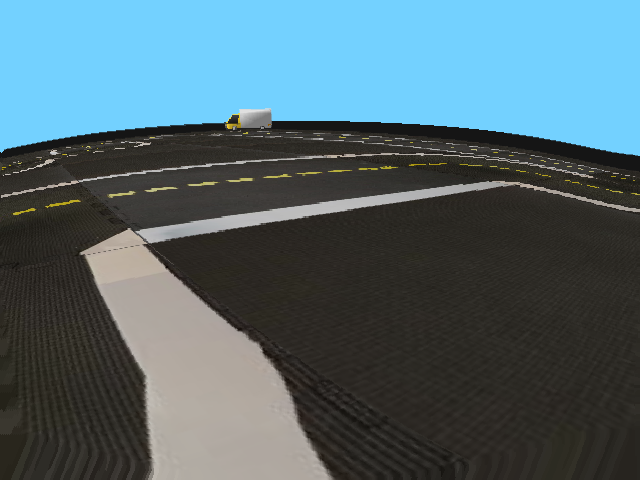
#> input picture duckieGym/originalImages/1638017978711.png, 640 x 480 px; its folder holds only this picture in this run
$ python -i detector.py   (imports and definitions only)
#> lines starting #> are read from the running program, lines starting #| are printed output that depends on the picture; after the words box and inside, x2 and y2 are one past the last pixel; in counts of white or black regions, pixels touching at a corner belong together
import os

import cv2 as cv
import numpy as np
from PIL import Image


def convert_images():
    folder_path = os.path.join(os.getcwd(), "myapp")
    for filename in os.listdir(folder_path):
        convert_image(os.path.join(folder_path, filename))
        print("hallo")


def convert_image(image_path):
    img = cv.imread(image_path)
#> img is the input picture: shape (480, 640, 3); mean B, G, R 112, 103.7, 80.6

    hsv = cv.cvtColor(img, cv.COLOR_BGR2HSV)
#> hsv: shape (480, 640, 3); mean H, S, V 41.4, 67.6, 118.7

    lower_yellow = np.array([0, 60, 90], dtype="uint8")
    upper_yellow = np.array([180, 255, 255], dtype="uint8")

    lower_gray = np.array([0, 5, 70], np.uint8)
    upper_gray = np.array([179, 50, 255], np.uint8)

    yellow_mask = cv.inRange(hsv, lower_yellow, upper_yellow)
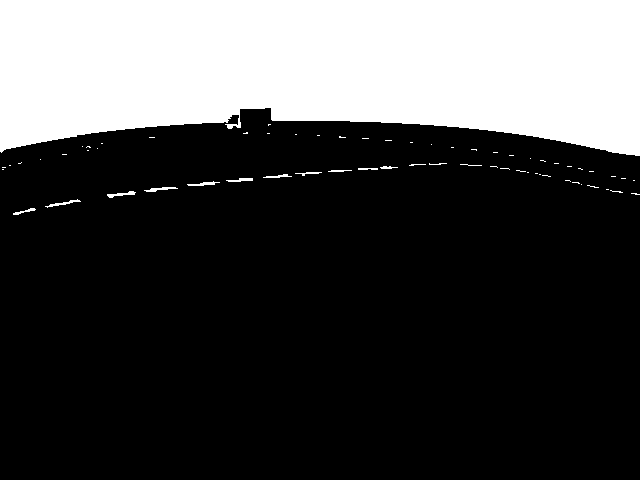
#> yellow_mask: shape (480, 640); 27.5% white; 64 white regions (49 under 20 px), largest, box (x1, y1, x2, y2) and area: (0, 0, 640, 156) 83645, (107, 191, 136, 198) 85, (45, 199, 81, 208) 83
    grey_mask = cv.inRange(hsv, lower_gray, upper_gray)
#> grey_mask: shape (480, 640); 11.3% white; 250 white regions (235 under 20 px), largest, box (x1, y1, x2, y2) and area: (79, 228, 335, 480) 31100, (151, 221, 231, 242) 809, (224, 152, 538, 166) 601

    res_grey = cv.bitwise_and(img, img, mask=grey_mask)
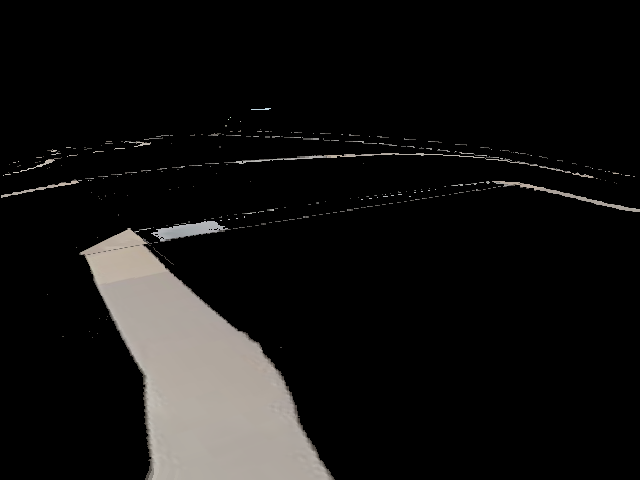
#> res_grey: shape (480, 640, 3); mean B, G, R 17.7, 18.5, 19.4
    res_yellow = cv.bitwise_and(img, img, mask=yellow_mask)
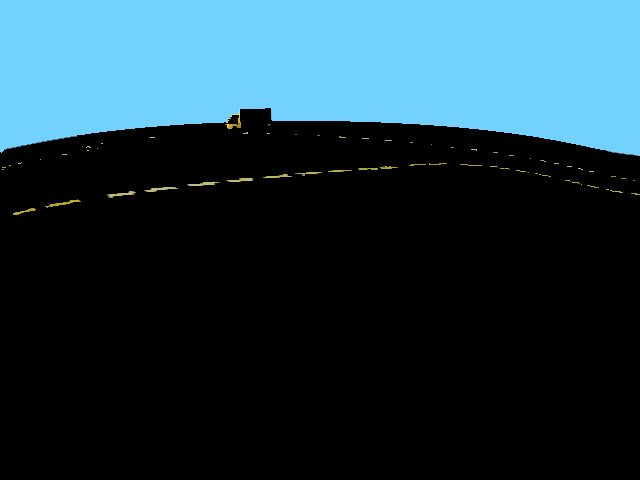
#> res_yellow: shape (480, 640, 3); mean B, G, R 69.6, 57.4, 31.9

    gray = cv.cvtColor(img, cv.COLOR_BGR2GRAY)
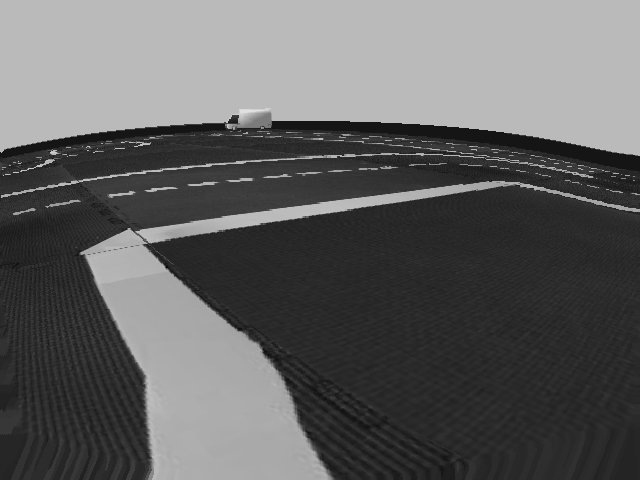
#> gray: shape (480, 640); min 8, max 225, mean 97.7
    edges = cv.Canny(gray, 100, 250, apertureSize=3)
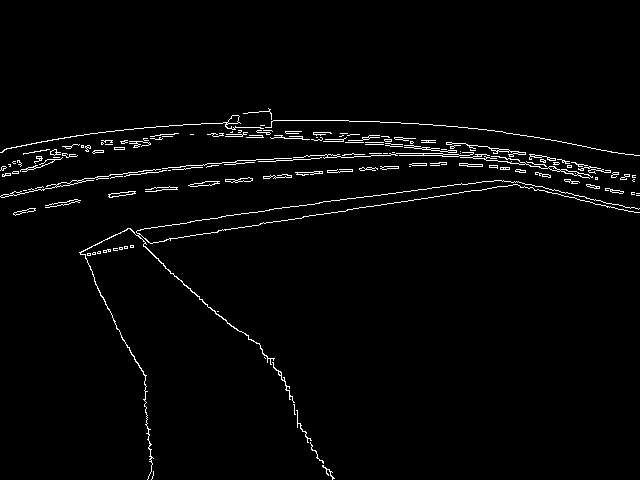
#> edges: shape (480, 640); 2.2% white in thin lines or dots, all inside (x1, y1, x2, y2) = (0, 108, 640, 480)

    result = cv.add(cv.add(np.stack((edges,) * 3, axis=-1), res_yellow), res_grey)
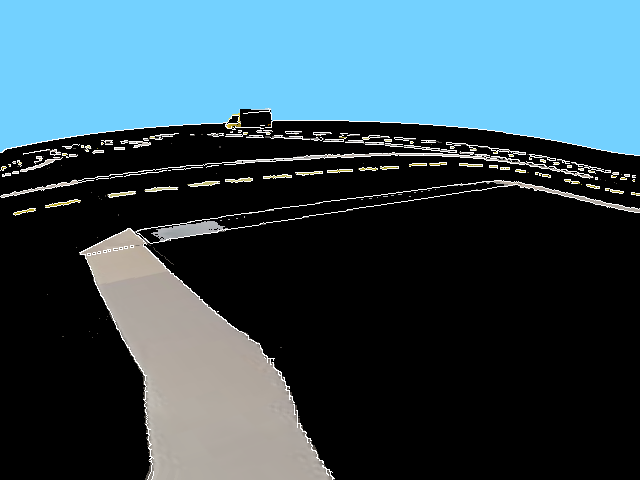
#> result: shape (480, 640, 3); mean B, G, R 91.7, 80.3, 55.7

    im_rgb = cv.cvtColor(result, cv.COLOR_BGR2RGB)

    img = Image.fromarray(im_rgb, 'RGB')
    w, h = img.size
#> w = 640; h = 480
    crop_height = 40
    img.crop((0, crop_height, w, h)).save(image_path)
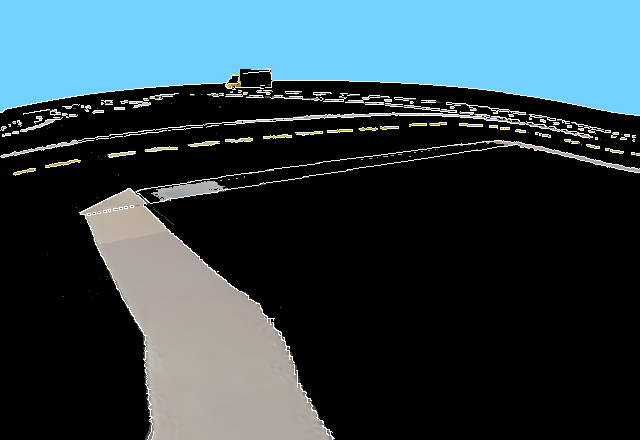
#> saved as 1638017978711.png: PIL image 640x440 RGB; mean R, G, B 50.3, 68.6, 76.9

>>> result = convert_image('../../duckieGym/originalImages/1638017978711.png')
